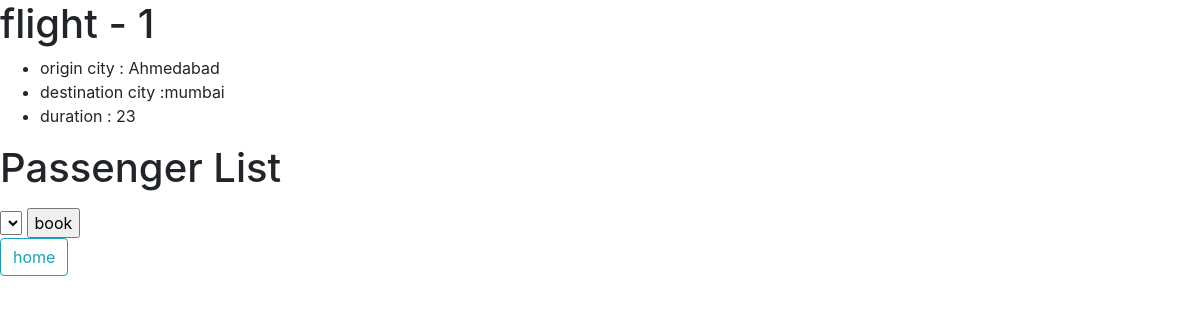
Page /airline/detail/1 on the earlier database version.
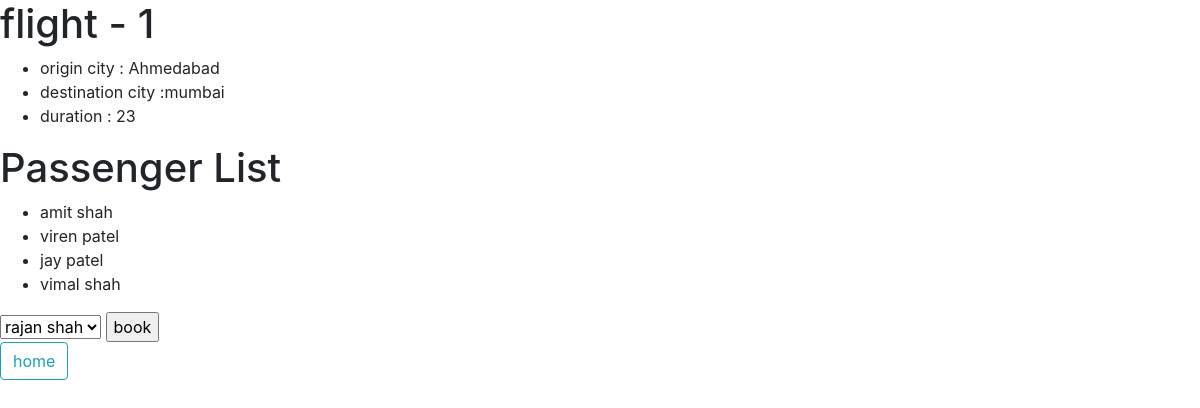
Same page on the later database version.
### airline/models.py (models this page shows)
class passenger(models.Model):
    first_name=models.CharField(max_length=40)
    last_name=models.CharField(max_length=40)
    flights=models.ManyToManyField(flight,related_name="passengers")
    def __str__(self):
        return f"{self.first_name} {self.last_name}"

### airline/views.py (the view)
# urls.py: path("detail/<int:flight_id>",flight_detail,name="flight-detail"),
def flight_detail(request,flight_id):
    flight_info=flight.objects.get(id=flight_id)
    return render(request,"airline/flight_detail.html",{
        "flight":flight_info,
        "passengers":flight_info.passengers.all(),
        "non_passenger":passenger.objects.exclude(flights=flight_info).all()
    })

### airline/templates/airline/flight_detail.html (shortened to what this page needs)
<!DOCTYPE html>
<html lang="en">
<head>
    <link rel="stylesheet" href="https://stackpath.bootstrapcdn.com/bootstrap/4.1.3/css/bootstrap.min.css">
</head>
<body>
<h1> flight  - {{ flight.id }}</h1>
<ul>
    <li>origin city : {{ flight.origin.city }}</li>
    <li>destination city :{{ flight.destinations.city }}</li>
    <li> duration : {{ flight.durations }}</li>
</ul>
<h1> Passenger List </h1>
<ul>
    {% for  passenger in passengers %}
       <li> {{ passenger }}</li>
   {% endfor %}
</ul>
 <form action="{% url 'flight-book' flight.id %}" method="post">
     <select name="npassenger" id="">
         {% for passenger in non_passenger %}
             <option value="{{ passenger.id }}">{{ passenger }}</option>
         {% endfor %}
     </select>
     <input type="submit" value="book">
 </form>
 <a href="{% url 'flight_home' %}" class="btn btn-outline-info"> home  </a>
</body>
</html>

Differences in the rows shown:
added passenger: first_name+last_name "amit shah"
added passenger: first_name+last_name "viren patel"
added passenger: first_name+last_name "jay patel"
added passenger: first_name+last_name "vimal shah"
Other differences:
form field npassenger: (not shown) → "rajan shah"
